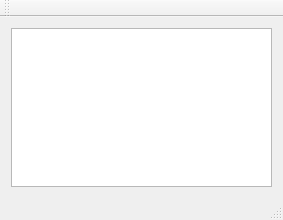
<?xml version="1.0" encoding="UTF-8"?>
<ui version="4.0">
 <class>AllDepartmentsWindowClass</class>
 <widget class="QMainWindow" name="AllDepartmentsWindowClass">
  <property name="geometry">
   <rect>
    <x>0</x>
    <y>0</y>
    <width>283</width>
    <height>220</height>
   </rect>
  </property>
  <property name="windowTitle">
   <string>AllDepartmentsWindow</string>
  </property>
  <widget class="QWidget" name="centralWidget">
   <layout class="QHBoxLayout" name="horizontalLayout">
    <item>
     <widget class="QListWidget" name="departmentsListWidget"/>
    </item>
   </layout>
  </widget>
  <widget class="QMenuBar" name="menuBar">
   <property name="geometry">
    <rect>
     <x>0</x>
     <y>0</y>
     <width>283</width>
     <height>22</height>
    </rect>
   </property>
  </widget>
  <widget class="QToolBar" name="mainToolBar">
   <attribute name="toolBarArea">
    <enum>TopToolBarArea</enum>
   </attribute>
   <attribute name="toolBarBreak">
    <bool>false</bool>
   </attribute>
  </widget>
  <widget class="QStatusBar" name="statusBar"/>
 </widget>
 <layoutdefault spacing="6" margin="11"/>
 <resources/>
 <connections/>
</ui>
